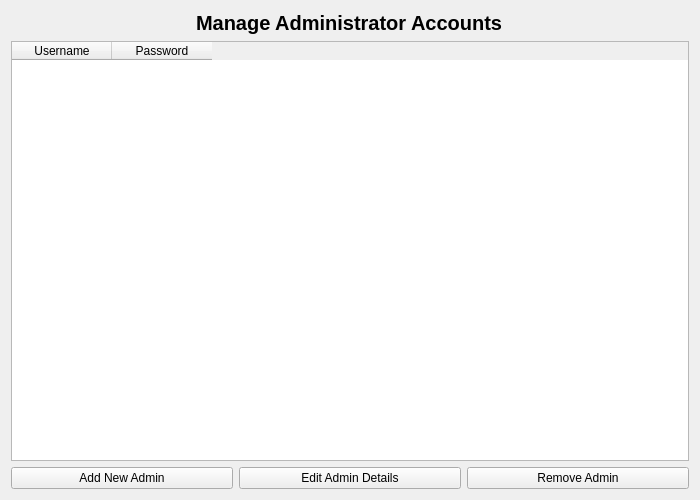
<?xml version="1.0" encoding="UTF-8"?>
<ui version="4.0">
 <class>ManageUsersView</class>
 <widget class="QWidget" name="ManageUsersView">
  <property name="geometry">
   <rect>
    <x>0</x>
    <y>0</y>
    <width>700</width>
    <height>500</height>
   </rect>
  </property>
  <property name="windowTitle">
   <string>Manage Users</string>
  </property>
  <layout class="QVBoxLayout" name="verticalLayout">
   <item alignment="Qt::AlignmentFlag::AlignHCenter">
    <widget class="QLabel" name="titleLabel">
     <property name="styleSheet">
      <string notr="true">font-size: 20px; font-weight: bold; color: black;</string>
     </property>
     <property name="text">
      <string>Manage Administrator Accounts</string>
     </property>
    </widget>
   </item>
   <item>
    <widget class="QTableWidget" name="usersTableWidget">
     <column>
      <property name="text">
       <string>Username</string>
      </property>
     </column>
     <column>
      <property name="text">
       <string>Password</string>
      </property>
     </column>
    </widget>
   </item>
   <item>
    <layout class="QHBoxLayout" name="horizontalLayout">
     <item>
      <widget class="QPushButton" name="addAdminButton">
       <property name="text">
        <string>Add New Admin</string>
       </property>
      </widget>
     </item>
     <item>
      <widget class="QPushButton" name="editAdminButton">
       <property name="text">
        <string>Edit Admin Details</string>
       </property>
      </widget>
     </item>
     <item>
      <widget class="QPushButton" name="removeAdminButton">
       <property name="text">
        <string>Remove Admin</string>
       </property>
      </widget>
     </item>
    </layout>
   </item>
  </layout>
 </widget>
 <resources/>
 <connections/>
</ui>
